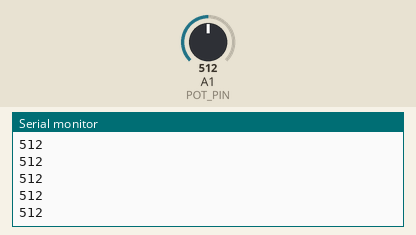
The sketch below on a simulated Arduino Uno, built with avr-gcc and run on an emulated ATmega328P. On the bench: the last lines printed to the serial monitor. The inputs (shaded band) are chosen by the test bench; at power-on: A1 (POT_PIN) = 512.

Above: at 1.2 s.
1.3 s: A1 (POT_PIN) set to 716
At 1.68 s:
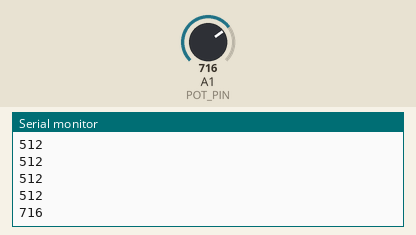
2.8 s: A1 (POT_PIN) set to 900
At 2.93 s:
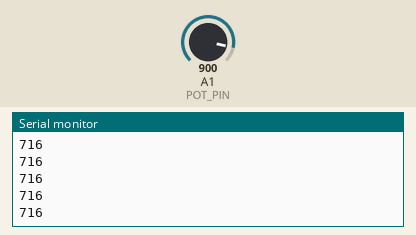
Timing chart, 0 to 5.8 s (numbered marks = the images above; inputs shaded):
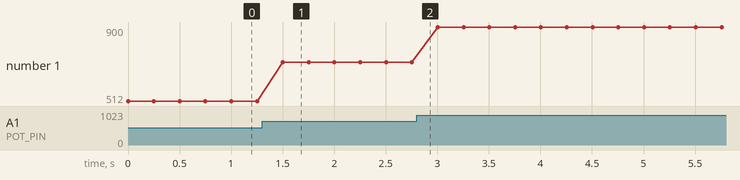

Measured:
- after the input at 1.3 s, the serial monitor: prints a new line after 0.20 s (image 1)
- plotted number 1: 512 → 716 after the input at 1.3 s, 716 → 900 after the input at 2.8 s

The sketch:

Voteotron_V1_cal.ino
```cpp
#define POT_PIN          15
#define BAUD             57600

void setup() {
  Serial.begin(BAUD);
}

void loop() {
  int rawval = analogRead(POT_PIN);
  Serial.println(rawval);

  delay(250);
}
```
